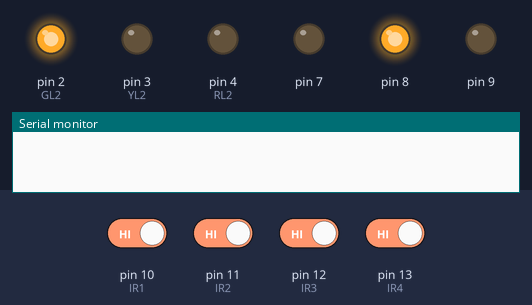
Bench run of a sketch on a simulated Arduino Uno, built with avr-gcc and run on an emulated ATmega328P. Parts: output pins drawn as LEDs (lit = HIGH), the last lines printed to the serial monitor. The inputs (shaded band) are chosen by the test bench; at power-on: pin 10 (IR1), pin 11 (IR2), pin 12 (IR3), pin 13 (IR4) HIGH.

Above: at 1.2 s.
1.3 s: pin 10 (IR1) driven LOW
At 2.1 s:
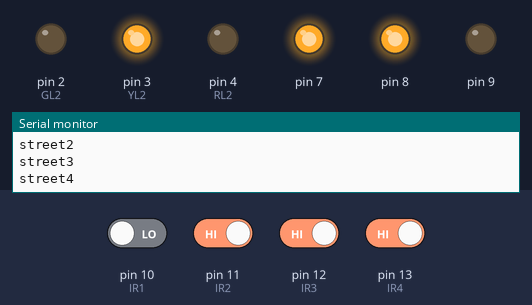
At 2.7 s:
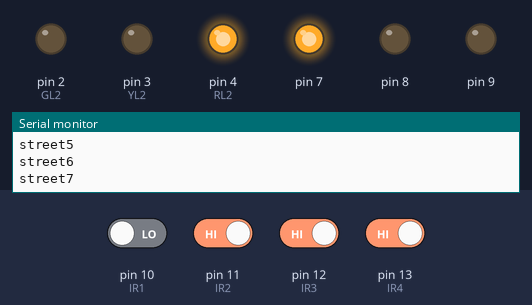
Timing chart, 0 to 4.3 s (numbered marks = the images above; inputs shaded):
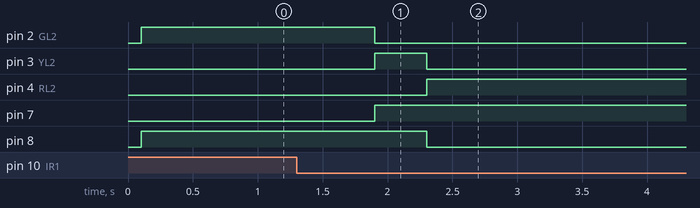

The sketch:

ServiceStreet.ino
```cpp
#include <RGBLed.h>

#define GL2 2 // Green Led pin out (General street)
#define YL2 3 // Yellow Led pin out (General Street)
#define RL2 4 // Red Led pin out (General Street)
//#define E 5 // Ultra sonic Echo Pin
//#define T 6 // Ultra sonic Trig Pin
RGBLed LD(7, 8, 9, RGBLed::COMMON_CATHODE); //Red, Green, Blue
#define IR1 10 // IR one sensor pin in <Street>
#define IR2 11 // IR second sensor pin in <Street>
#define IR3 12 // IR three sensor pin in <Street>
#define IR4 13 // IR four sensor pin in <Street>
long Meas; // variable for the duration of sound wave travel
int Measr; // variable for the distance measurment
int Street1;
int Street2;
int R1, R2, street; // road1, road2, both roads
int lescar = 2; // minimmum car for the general street
int medcar = 4; // midume car for the general street
int maxcar = 6; // max car for the general street

void setup()
{

  //pinMode(E, INPUT); // set echo as input
  //pinMode(T, OUTPUT); // set trig as output
  pinMode(GL2, OUTPUT);
  pinMode(YL2, OUTPUT);
  pinMode(RL2, OUTPUT);
  pinMode(IR1, INPUT);
  pinMode(IR2, INPUT);
  pinMode(IR3, INPUT);
  pinMode(IR4, INPUT);
  Serial.begin(9600); // Starts the serial communication

}

void loop()
{
  check();
  Decrmnt();
}

void St1()//increment road 1
{
  Street1 = digitalRead(IR1);
  if(Street1 == LOW) // receive a signal
  {
    R1 = R1+1; //increment in the road number of cars
    street = street+1; // increment for the both roads
    Serial.print("street");
    Serial.println(street);
  }
  delay(50);
}

void St3()//decrement road 1
{
  Street1 = digitalRead(IR3);
  if(Street1 == LOW) // receive a signal
  {
    //R1 = R1-1; //decrement in the road number of cars
    street = street-1; // decrement for the both roads
    Serial.print("street");
    Serial.println(street);
  }
  delay(50);
}

void St2() //increment road 2

{
  Street2 = digitalRead(IR2);
  if(Street2 == LOW) // receive a signal
  {
    R2 = R2+1; // increment in the road number of cars
    street = street+1; // increment for the both roads
    Serial.print("street");
    Serial.println(street);
  }
  delay(50);

}

void St4() //dicrement road 2

{
  Street2 = digitalRead(IR4);
  if(Street2 == LOW) // receive a signal
  {
    //R2 = R2-1; // decrement in the road number of cars
    street = street-1; // decrement for the both roads
    Serial.print("street");
    Serial.println(street);
  }
  delay(50);

}

void check()
{
  St1();
  St2();
  switch(street){
    case 0 ... 2:
    Gled();
    break;
    case 3 ... 4:
    Yled();
    break;
    case 5 ... 6:
    Rled();
    break;
  }
}

void Rled()
{
  digitalWrite(YL2, LOW);
  digitalWrite(GL2, LOW);
  digitalWrite(RL2, HIGH);
  LD.setColor(255, 0, 0);
}

void Yled()
{
  digitalWrite(RL2, LOW);
  digitalWrite(GL2, LOW);
  digitalWrite(YL2, HIGH);
  LD.setColor(255, 255, 0);//255,151,0
}

void Gled()
{
  digitalWrite(RL2, LOW);
  digitalWrite(YL2, LOW);
  digitalWrite(GL2, HIGH);
  LD.setColor(0, 255, 0);
}

void Decrmnt()
{
  St3();
  St4();
}
```

Measured:
- after the input at 1.3 s, pin 2 (GL2): HIGH → LOW after 0.60 s; pin 3 (YL2): LOW → HIGH after 0.60 s, → LOW 0.40 s later; pin 4 (RL2): LOW → HIGH after 1.0 s; pin 7: LOW → HIGH after 0.60 s; pin 8: HIGH → LOW after 1.0 s
